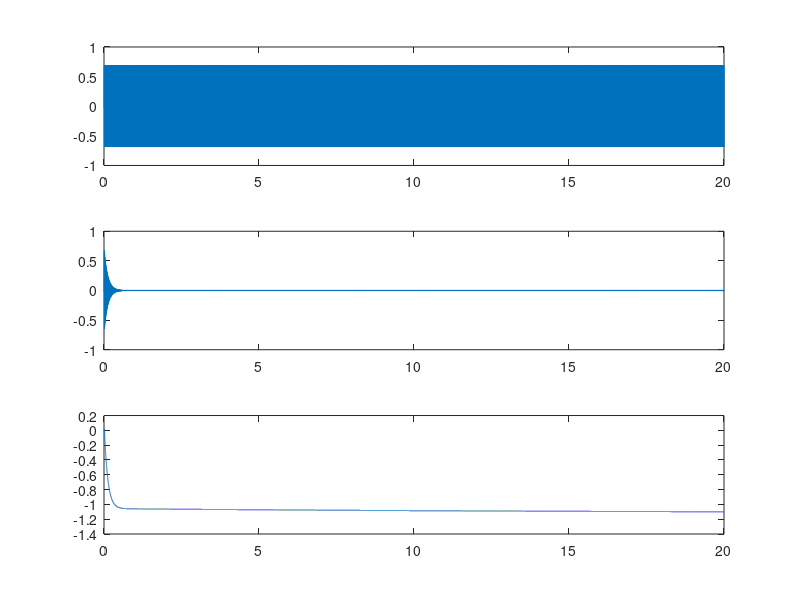

This figure's MATLAB source:
clear;
close all;
clc;

load('B_iir_q15.mat');
load('A_iir_q15.mat');
load('scale_iir_q15.mat');
load('B_decim_q15.mat');
load('B_interp_q15.mat');

%% IIR filter test vector
Fs   = 2000;
T    = 20;
time = 0:1/Fs:T;

f1 = 50;
f2 = 5;
f3 = 40;
f4 = 100;
f5 = 900;

sine_wave = @(f) sin(2*pi*f*time);
input = 0.3 + 0.2 * sine_wave(f1) + 0.1 * sine_wave(f2) + ...
        0.4 * sine_wave(f3) + 0.3 * sine_wave(f4) + 0.4 * sine_wave(f5);
% Normalization
input = input ./ max(abs(input * 32768 / 32767));

B = B_iir_q15;
A = [32768^2/scale_iir_q15, A_iir_q15];
expect = filter(B, A, input);

mkdir iir3;
fid_in = fopen('iir3/input_vector.csv', 'w');
fid_expect = fopen('iir3/expect_vector.csv', 'w');

fprintf(fid_in, "%f\n", input);
fprintf(fid_expect, "%f\n", expect);


%% FIR decim filter test vector and also for non-decimated FIR circular testing
Fs   = 8000;
T    = 20;
time = 0:1/Fs:T;

% Decimation ratio
n = 4;

f1 = 5;
f2 = 50;
f3 = 100;
f4 = 500;
f5 = 800;
f6 = 1000;
f7 = 1500;
f8 = 3999;

sine_wave = @(f) sin(2*pi*f*time);
input = 0.3 + 0.2 * sine_wave(f1) + 0.1 * sine_wave(f2) + ...
        0.4 * sine_wave(f3) + 0.3 * sine_wave(f4) + 0.4 * sine_wave(f5) + ...
        0.2 * sine_wave(f6) + 0.3 * sine_wave(f7) + 0.4 * sine_wave(f8);
% Normalization
input = input ./ max(abs(input * 32768 / 32767));

B = B_decim_q15 / 32768;
expect0 = filter(B, 1, input);
expect = expect0(n:n:end);

mkdir fir_decim;
fid_in = fopen('fir_decim/input_vector.csv', 'w');
fid_expect = fopen('fir_decim/expect_vector.csv', 'w');

fprintf(fid_in, "%f\n", input);
fprintf(fid_expect, "%f\n", expect);

mkdir fir_circular;
fid_in = fopen('fir_circular/input_vector.csv', 'w');
fid_expect = fopen('fir_circular/expect_vector.csv', 'w');

fprintf(fid_in, "%f\n", input);
fprintf(fid_expect, "%f\n", expect0);

%% FIR interp filter test vector
Fs   = 2000;
T    = 20;
time = 0:1/Fs:T;

% Interpolation ratio
n = 4;

f1 = 5;
f2 = 50;
f3 = 100;
f4 = 500;
f5 = 800;
f6 = 999;

sine_wave = @(f) sin(2*pi*f*time);
input = 0.3 + 0.2 * sine_wave(f1) + 0.1 * sine_wave(f2) + ...
        0.4 * sine_wave(f3) + 0.3 * sine_wave(f4) + 0.4 * sine_wave(f5) + ...
        0.2 * sine_wave(f6);
    
% Normalization
input = input ./ max(abs(input * 32768 / 32767));

B = B_interp_q15 / 32768;

% Put zeros to input vector as feed for interpolation filter
feed = zeros(1, length(input) * n);
feed(n:n:end) = input;

expect = filter(B, 1, feed);

mkdir fir_interp;
fid_in = fopen('fir_interp/input_vector.csv', 'w');
fid_expect = fopen('fir_interp/expect_vector.csv', 'w');

fprintf(fid_in, "%f\n", input);
fprintf(fid_expect, "%f\n", expect);

%% LNLMS test vector
Fs   = 2000;
T    = 20;
time = 0:1/Fs:T;

alpha = 32767/32768;
mu    = 0.01;

% Interpolation ratio
f1 = 5;
f2 = 50;
f3 = 100;
f4 = 500;
f5 = 800;
f6 = 999;

sine_wave = @(f) sin(2*pi*f*time);
%input = 0.3 + 0.2 * sine_wave(f1) + 0.1 * sine_wave(f2) + ...
%        0.4 * sine_wave(f3) + 0.3 * sine_wave(f4) + 0.4 * sine_wave(f5) + ...
%        0.2 * sine_wave(f6);

input = 0.2 * sine_wave(f3);
    
% Normalization
input = input ./ max(abs(input * 32768 / 32767)) * 0.25;

B = B_interp_q15 / 32768;
y = filter(B, 1, input);

H_x = zeros(length(B), 1);

error = zeros(1, length(y));

wn = zeros(1, length(B));
wn(1) = 0;

sum_wn = zeros(1, length(y));

% LNLMS algorithm
eps = 0.1;
for i = 1:length(y)
    H_x = [input(i); H_x(1:end-1)];
    
    error(i) = y(i) - wn * H_x;
    wn = alpha * wn + mu * error(i) * H_x' / (H_x' * H_x + eps);
    sum_wn(i) = sum(wn);
end

expect = error;

figure;
subplot(3, 1, 1);
stairs(time, y);
subplot(3, 1, 2);
stairs(time, error);
subplot(3, 1, 3);
stairs(time, sum_wn);

mkdir lnlms;
fid_in = fopen('lnlms/input_vector.csv', 'w');
fid_expect = fopen('lnlms/expect_vector.csv', 'w');

fprintf(fid_in, "%f\n", input);
fprintf(fid_expect, "%f\n", expect);

%% FxLMS testing
Fs   = 8000;
T    = 60 + 10 + 10 + 60;
time = 0:1/Fs:T;

% Decimation ratio
n = 4;

f1 = 5;
f2 = 50;
f3 = 100;
f4 = 500;
f5 = 800;
f6 = 1000;
f7 = 1500;
f8 = 3999;

sine_wave = @(f) sin(2*pi*f*time);
input = 0.6 * sine_wave(f3);

input(1:(60 + 10)*Fs) = zeros(size(input(1:(60 + 10)*Fs)));
% Normalization
%input = input ./ max(abs(input * 32768 / 32767));

B = B_decim_q15 / 32768;
expect0 = filter(B, 1, input);
expect = expect0(n:n:end);

expect = zeros(size(expect));

mkdir fxlms;
fid_in = fopen('fxlms/input_vector.csv', 'w');
fid_expect = fopen('fxlms/expect_vector.csv', 'w');

fprintf(fid_in, "%f\n", input);
fprintf(fid_expect, "%f\n", expect);